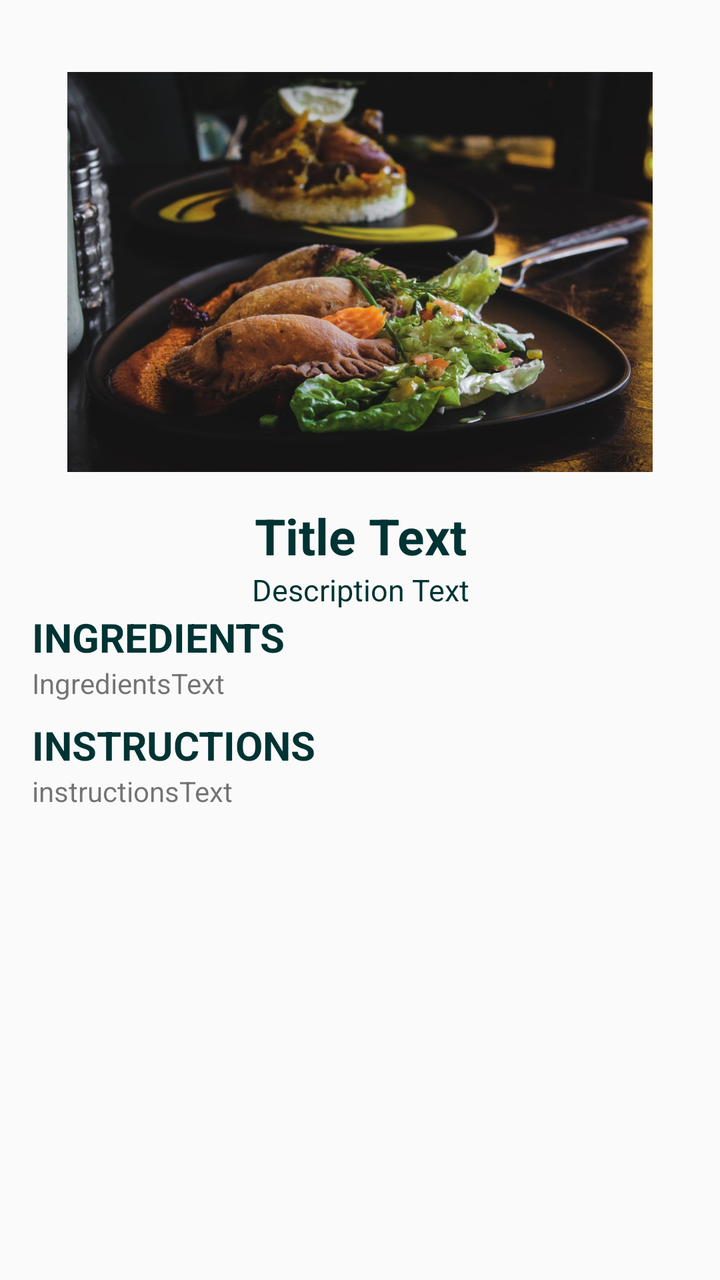
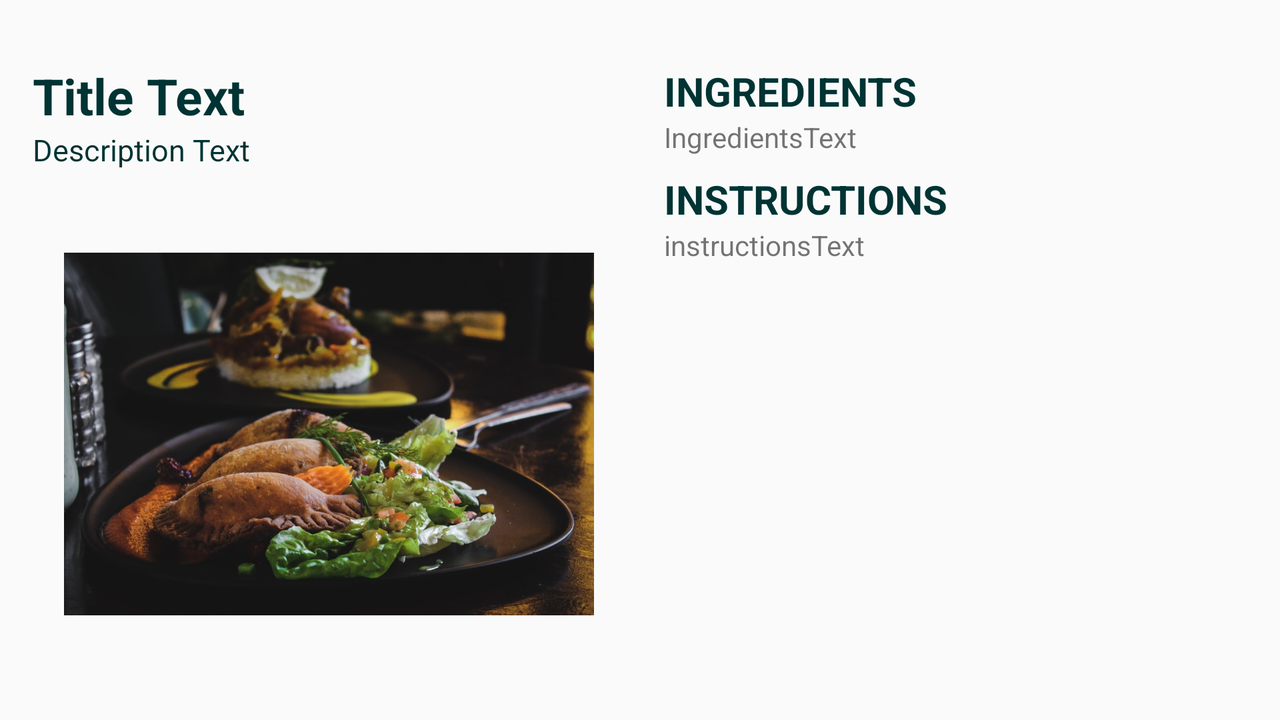

The same Android screen from two of the app's own layout files: first res/layout/ as a phone draws it, then the author's variant for another configuration, drawn on a device whose configuration selects that folder. Both files follow.
<!-- AndroidManifest.xml: application theme AppTheme -->
<!-- res/layout/activity_food.xml -->
<?xml version="1.0" encoding="utf-8"?>
<RelativeLayout
    xmlns:android="http://schemas.android.com/apk/res/android"
    xmlns:app="http://schemas.android.com/apk/res-auto"
    xmlns:tools="http://schemas.android.com/tools"
    android:layout_width="match_parent"
    android:layout_height="match_parent"
    android:padding="16dp"
    tools:context=".Food">

    <ImageView
        android:id="@+id/another_imageView"
        android:layout_width="300dp"
        android:layout_height="200dp"
        android:scaleType="fitCenter"
        android:layout_centerHorizontal="true"
        android:layout_marginTop="20dp"
        android:src="@drawable/food1"
        />
    <TextView
        android:layout_width="match_parent"
        android:layout_height="wrap_content"
        android:id="@+id/titleText"
        android:text="Title Text"
        android:layout_below="@+id/another_imageView"
        android:layout_marginTop="15dp"
        android:textColor="@color/colorPrimaryDark"
        android:textSize="25sp"
        android:gravity="center"
        android:textStyle="bold"
        />
    <TextView
        android:layout_width="match_parent"
        android:layout_height="wrap_content"
        android:id="@+id/descriptionText"
        android:text="Description Text"
        android:layout_below="@id/titleText"
        android:textColor="@color/colorPrimaryDark"
        android:textSize="15sp"
        android:gravity="center"
        />

    <ScrollView
        android:layout_width="match_parent"
        android:layout_height="wrap_content"
        android:layout_below="@id/descriptionText">
        <LinearLayout
            android:layout_width="match_parent"
            android:layout_height="match_parent"
            android:orientation="vertical">
    <TextView
        android:layout_width="match_parent"
        android:layout_height="wrap_content"
        android:text="INGREDIENTS"
        android:textStyle="bold"
        android:textSize="20sp"
        android:textColor="@color/colorPrimaryDark"
        android:id="@+id/ingredientsTitle"
        android:layout_below="@id/descriptionText"
        />
    <TextView
        android:layout_width="match_parent"
        android:layout_height="wrap_content"
        android:id="@+id/ingredientsText"
        android:layout_below="@+id/ingredientsTitle"
        android:text="IngredientsText"
        />
    <TextView
        android:layout_width="match_parent"
        android:layout_height="wrap_content"
        android:id="@+id/instructionsTitle"
        android:text="INSTRUCTIONS"
        android:layout_below="@+id/ingredientsText"
        android:textStyle="bold"
        android:textSize="20sp"
        android:textColor="@color/colorPrimaryDark"
        android:layout_marginTop="8dp"
        />
    <TextView
        android:layout_width="match_parent"
        android:layout_height="wrap_content"
        android:id="@+id/instructionsText"
        android:layout_below="@+id/instructionsTitle"
        android:text="instructionsText"
        />
        </LinearLayout>
    </ScrollView>


</RelativeLayout>
<!-- resources referenced by this layout -->
<resources>
  <color name="colorPrimaryDark">#003333</color>
  <!-- drawable food1: jpg bitmap (drawable, 103284 bytes) -->
  <style name="AppTheme" parent="Theme.AppCompat.Light.DarkActionBar">
          
          <item name="colorPrimary">#003333</item>
          <item name="colorPrimaryDark">@color/colorPrimaryDark</item>
          <item name="colorAccent">@color/colorAccent</item>
          <item name="android:windowAnimationStyle">@style/ActivityAnimation</item>
      </style>
  <color name="colorAccent">#FF4081</color>
  <style name="ActivityAnimation" parent="@android:style/Animation.Activity">
          <item name="android:activityOpenEnterAnimation">@anim/slide_in_right</item>
          <item name="android:activityOpenExitAnimation">@anim/slide_out_left</item>
          <item name="android:activityCloseEnterAnimation">@anim/slide_in_left</item>
          <item name="android:activityCloseExitAnimation">@anim/slide_out_right</item>
      </style>
</resources>
<!-- res/layout-land/activity_food.xml (the author's variant of the layout above) -->
<!-- drawn on the phone turned sideways -->
<?xml version="1.0" encoding="utf-8"?>
<RelativeLayout
    xmlns:android="http://schemas.android.com/apk/res/android"
    xmlns:app="http://schemas.android.com/apk/res-auto"
    xmlns:tools="http://schemas.android.com/tools"
    android:layout_width="match_parent"
    android:layout_height="match_parent"
    android:padding="16dp"
    tools:context=".Food">

    <TextView
        android:layout_width="wrap_content"
        android:layout_height="wrap_content"
        android:id="@+id/titleText"
        android:text="Title Text"
        android:layout_marginTop="15dp"
        android:textColor="@color/colorPrimaryDark"
        android:textSize="25sp"
        android:gravity="center"
        android:textStyle="bold"
        />

    <TextView
        android:layout_width="wrap_content"
        android:layout_height="wrap_content"
        android:id="@+id/descriptionText"
        android:text="Description Text"
        android:layout_below="@id/titleText"
        android:textColor="@color/colorPrimaryDark"
        android:textSize="15sp"
        android:gravity="center"
        />



<LinearLayout
    android:padding="16dp"
    android:layout_width="wrap_content"
    android:layout_height="match_parent"
    android:orientation="horizontal">



    <ImageView
        android:id="@+id/another_imageView"
        android:layout_width="300dp"
        android:layout_height="200dp"
        android:scaleType="fitCenter"
        android:layout_below="@id/descriptionText"
        android:layout_marginTop="85dp"
        android:src="@drawable/food1"
        android:paddingRight="35dp"


        />

    <ScrollView
        android:layout_width="wrap_content"
        android:layout_height="wrap_content"
        android:layout_below="@id/descriptionText">
        <LinearLayout
            android:layout_width="match_parent"
            android:layout_height="match_parent"
            android:orientation="vertical">
    <TextView
        android:layout_width="match_parent"
        android:layout_height="wrap_content"
        android:text="INGREDIENTS"
        android:textStyle="bold"
        android:textSize="20sp"
        android:textColor="@color/colorPrimaryDark"
        android:id="@+id/ingredientsTitle"
        android:layout_below="@id/descriptionText"
        />
    <TextView
        android:layout_width="match_parent"
        android:layout_height="wrap_content"
        android:id="@+id/ingredientsText"
        android:layout_below="@+id/ingredientsTitle"
        android:text="IngredientsText"
        />
    <TextView
        android:layout_width="match_parent"
        android:layout_height="wrap_content"
        android:id="@+id/instructionsTitle"
        android:text="INSTRUCTIONS"
        android:layout_below="@+id/ingredientsText"
        android:textStyle="bold"
        android:textSize="20sp"
        android:textColor="@color/colorPrimaryDark"
        android:layout_marginTop="8dp"
        />
    <TextView
        android:layout_width="match_parent"
        android:layout_height="wrap_content"
        android:id="@+id/instructionsText"
        android:layout_below="@+id/instructionsTitle"
        android:text="instructionsText"
        />
        </LinearLayout>
    </ScrollView>

</LinearLayout>



</RelativeLayout>
